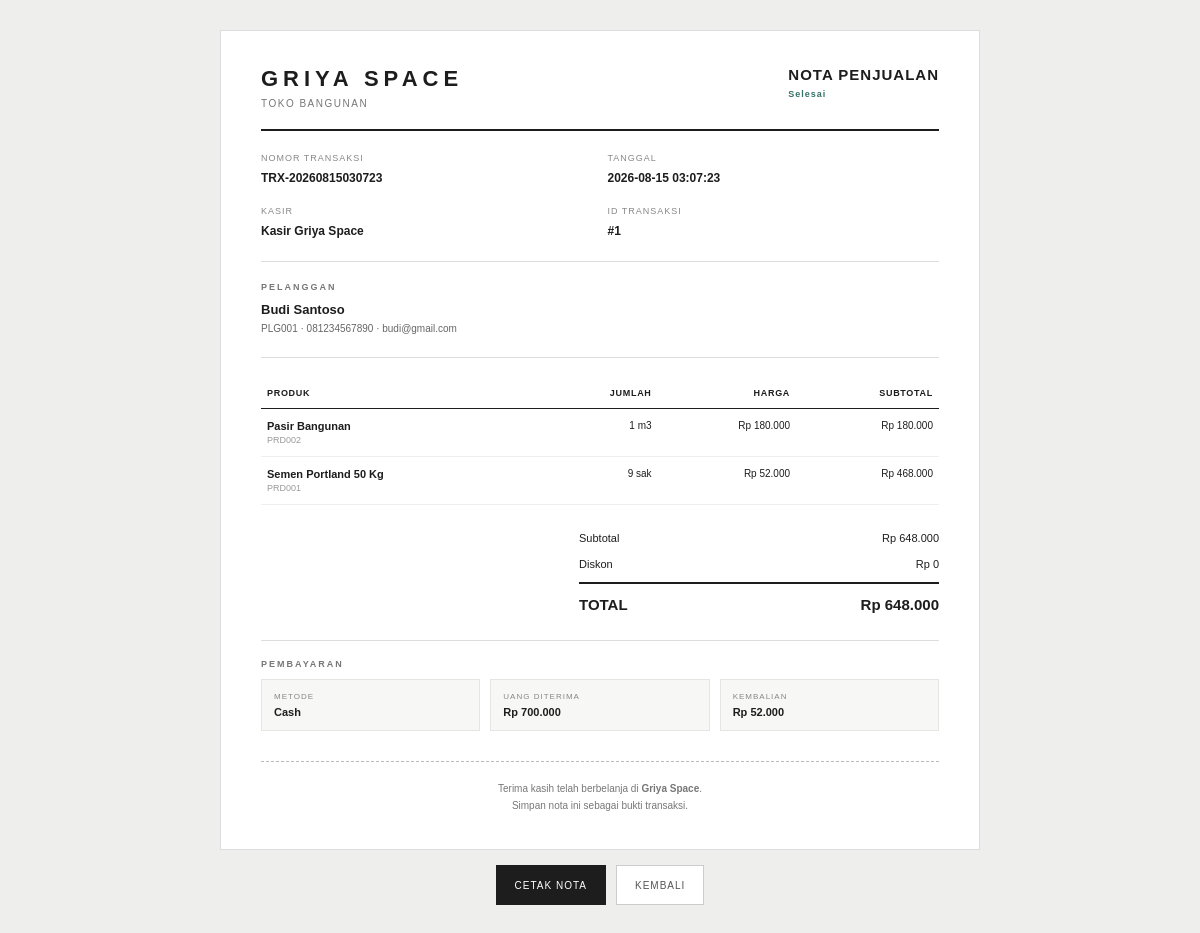
Screenshot of /griya-space/dashboard/kasir/transaksi/nota.php?id=1 (signed in) with the database file from the repository.
### tables this page shows
CREATE TABLE `transaksi` (
  `id_transaksi` int NOT NULL,
  `nomor_transaksi` varchar(30) NOT NULL,
  `id_pelanggan` int DEFAULT NULL,
  `id_user` int NOT NULL,
  `id_promo` int DEFAULT NULL,
  `tanggal_transaksi` datetime DEFAULT CURRENT_TIMESTAMP,
  `subtotal` decimal(15,2) NOT NULL DEFAULT '0.00',
  `diskon` decimal(15,2) NOT NULL DEFAULT '0.00',
  `total_harga` decimal(15,2) NOT NULL DEFAULT '0.00',
  `status` enum('Menunggu','Diproses','Selesai','Dibatalkan') DEFAULT 'Selesai',
  `keterangan` text
);

CREATE TABLE `users` (
  `id_user` int NOT NULL,
  `id_role` int NOT NULL,
  `nama_lengkap` varchar(100) NOT NULL,
  `username` varchar(50) NOT NULL,
  `password` varchar(255) NOT NULL,
  `email` varchar(100) DEFAULT NULL,
  `no_telepon` varchar(20) DEFAULT NULL,
  `alamat` text,
  `status` enum('Aktif','Nonaktif') DEFAULT 'Aktif',
  `created_at` timestamp NULL DEFAULT CURRENT_TIMESTAMP,
  `updated_at` timestamp NULL DEFAULT CURRENT_TIMESTAMP ON UPDATE CURRENT_TIMESTAMP
);

CREATE TABLE `pelanggan` (
  `id_pelanggan` int NOT NULL,
  `id_user` int DEFAULT NULL,
  `kode_pelanggan` varchar(30) NOT NULL,
  `nama_pelanggan` varchar(100) NOT NULL,
  `no_telepon` varchar(20) DEFAULT NULL,
  `email` varchar(100) DEFAULT NULL,
  `alamat` text,
  `created_at` timestamp NULL DEFAULT CURRENT_TIMESTAMP
);

CREATE TABLE `detail_transaksi` (
  `id_detail_transaksi` int NOT NULL,
  `id_transaksi` int NOT NULL,
  `id_produk` int NOT NULL,
  `jumlah` int NOT NULL,
  `harga_satuan` decimal(15,2) NOT NULL,
  `diskon` decimal(15,2) DEFAULT '0.00',
  `subtotal` decimal(15,2) NOT NULL
);

CREATE TABLE `produk` (
  `id_produk` int NOT NULL,
  `kode_produk` varchar(30) NOT NULL,
  `id_kategori` int NOT NULL,
  `id_supplier` int DEFAULT NULL,
  `nama_produk` varchar(150) NOT NULL,
  `satuan` varchar(30) NOT NULL,
  `harga_beli` decimal(15,2) NOT NULL DEFAULT '0.00',
  `harga_jual` decimal(15,2) NOT NULL DEFAULT '0.00',
  `stok` int NOT NULL DEFAULT '0',
  `stok_minimum` int NOT NULL DEFAULT '0',
  `deskripsi` text,
  `foto_produk` varchar(255) DEFAULT NULL,
  `status` enum('Aktif','Nonaktif') DEFAULT 'Aktif',
  `created_at` timestamp NULL DEFAULT CURRENT_TIMESTAMP,
  `updated_at` timestamp NULL DEFAULT CURRENT_TIMESTAMP ON UPDATE CURRENT_TIMESTAMP
);

CREATE TABLE `pembayaran` (
  `id_pembayaran` int NOT NULL,
  `id_transaksi` int NOT NULL,
  `metode_pembayaran` enum('Cash','Transfer','QRIS','Debit','Kredit') NOT NULL,
  `jumlah_bayar` decimal(15,2) NOT NULL,
  `uang_diterima` decimal(15,2) DEFAULT '0.00',
  `kembalian` decimal(15,2) DEFAULT '0.00',
  `status` enum('Belum Lunas','Lunas') DEFAULT 'Lunas',
  `tanggal_pembayaran` datetime DEFAULT CURRENT_TIMESTAMP
);

### griya-space/dashboard/kasir/transaksi/nota.php (the view, shortened to what this page needs)
<?php
require_once "../../../config/database.php";
$id_transaksi = (int) (
    $_GET["id"] ?? 0
);
$sql = "
    SELECT
        t.id_transaksi,
        t.nomor_transaksi,
        t.id_pelanggan,
        t.id_user,
        t.tanggal_transaksi,
        t.subtotal,
        t.diskon,
        t.total_harga,
        t.status,
        pl.kode_pelanggan,
        pl.nama_pelanggan,
        pl.no_telepon,
        pl.email,
        u.nama_lengkap AS nama_kasir
    FROM transaksi t
    INNER JOIN pelanggan pl
        ON t.id_pelanggan = pl.id_pelanggan
    INNER JOIN users u
        ON t.id_user = u.id_user
    WHERE t.id_transaksi = ?
    LIMIT 1
";
$stmt = $conn->prepare($sql);
$stmt->bind_param(
    "i",
    $id_transaksi
);
$stmt->execute();
$result = $stmt->get_result();
$transaksi =
    $result->fetch_assoc();
$sql_detail = "
    SELECT
        dt.id_detail_transaksi,
        dt.id_produk,
        dt.jumlah,
        dt.harga_satuan,
        dt.diskon,
        dt.subtotal,
        p.kode_produk,
        p.nama_produk,
        p.satuan
    FROM detail_transaksi dt
    INNER JOIN produk p
        ON dt.id_produk = p.id_produk
    WHERE dt.id_transaksi = ?
    ORDER BY
        dt.id_detail_transaksi ASC
";
$stmt = $conn->prepare($sql_detail);
$stmt->bind_param(
    "i",
    $id_transaksi
);
$stmt->execute();
$result_detail =
    $stmt->get_result();
$detail_list = [];
while (
    $detail =
    $result_detail->fetch_assoc()
) {
    $detail_list[] =
        $detail;
}
$sql_pembayaran = "
    SELECT
        id_pembayaran,
        metode_pembayaran,
        jumlah_bayar,
        uang_diterima,
        kembalian,
        status,
        tanggal_pembayaran
    FROM pembayaran
    WHERE id_transaksi = ?
    ORDER BY
        id_pembayaran DESC
    LIMIT 1
";
$stmt =
    $conn->prepare(
        $sql_pembayaran
    );
$stmt->bind_param(
    "i",
    $id_transaksi
);
$stmt->execute();
$result_pembayaran =
    $stmt->get_result();
$pembayaran = null;
if (
    $result_pembayaran->num_rows === 1
) {
    $pembayaran =
        $result_pembayaran->fetch_assoc();
}
?>
<!DOCTYPE html>
<html lang="id">
<head>
</head>
<body>
<section class="receipt">
    <div class="top">
        <div>
            <div class="brand">
                GRIYA SPACE
            </div>
            <div class="brand-subtitle">
                TOKO BANGUNAN
            </div>
        </div>
        <div>
            <div class="receipt-title">
                NOTA PENJUALAN
            </div>
            <div class="receipt-status">
                <?= htmlspecialchars(
                    $transaksi["status"]
                ); ?>
            </div>
        </div>
    </div>
    <div class="meta">
        <div class="meta-group">
            <span class="meta-label">
                NOMOR TRANSAKSI
            </span>
            <span class="meta-value">
                <?= htmlspecialchars(
                    $transaksi["nomor_transaksi"]
                ); ?>
            </span>
        </div>
        <div class="meta-group">
            <span class="meta-label">
                TANGGAL
            </span>
            <span class="meta-value">
                <?= htmlspecialchars(
                    $transaksi["tanggal_transaksi"]
                ); ?>
            </span>
        </div>
        <div class="meta-group">
            <span class="meta-label">
                KASIR
            </span>
            <span class="meta-value">
                <?= htmlspecialchars(
                    $transaksi["nama_kasir"]
                ); ?>
            </span>
        </div>
        <div class="meta-group">
            <span class="meta-label">
                ID TRANSAKSI
            </span>
            <span class="meta-value">
                #<?= (int) $transaksi[
                    "id_transaksi"
                ]; ?>
            </span>
        </div>
    </div>
    <section class="customer">
        <div class="section-title">
            PELANGGAN
        </div>
        <div class="customer-name">
            <?= htmlspecialchars(
                $transaksi["nama_pelanggan"]
            ); ?>
        </div>
        <div class="customer-info">
            <?= htmlspecialchars(
                $transaksi["kode_pelanggan"]
            ); ?>
            <?php if (
                !empty(
                    $transaksi["no_telepon"]
                )
            ): ?>
                ·
                <?= htmlspecialchars(
                    $transaksi["no_telepon"]
                ); ?>
            <?php endif; ?>
            <?php if (
                !empty(
                    $transaksi["email"]
                )
            ): ?>
                ·
                <?= htmlspecialchars(
                    $transaksi["email"]
                ); ?>
            <?php endif; ?>
        </div>
    </section>
    <table>
        <thead>
            <tr>
                <th>
                    PRODUK
                </th>
                <th class="text-right">
                    JUMLAH
                </th>
                <th class="text-right">
                    HARGA
                </th>
                <th class="text-right">
                    SUBTOTAL
                </th>
            </tr>
        </thead>
        <tbody>
            <?php foreach (
                $detail_list
                as $detail
            ): ?>
                <tr>
                    <td>
                        <div class="product-name">
                            <?= htmlspecialchars(
                                $detail[
                                    "nama_produk"
                                ]
                            ); ?>
                        </div>
                        <div class="product-code">
                            <?= htmlspecialchars(
                                $detail[
                                    "kode_produk"
                                ]
                            ); ?>
                        </div>
                    </td>
                    <td class="text-right">
                        <?= (int) $detail[
                            "jumlah"
                        ]; ?>
                        <?= htmlspecialchars(
                            $detail["satuan"]
                        ); ?>
                    </td>
                    <td class="text-right">
                        Rp <?= number_format(
                            $detail[
                                "harga_satuan"
                            ],
                            0,
                            ",",
                            "."
                        ); ?>
                    </td>
                    <td class="text-right">
                        Rp <?= number_format(
                            $detail[
                                "subtotal"
                            ],
                            0,
                            ",",
                            "."
                        ); ?>
                    </td>
                </tr>
            <?php endforeach; ?>
        </tbody>
    </table>
    <div class="summary">
        <div class="summary-row">
            <span>
                Subtotal
            </span>
            <span>
                Rp <?= number_format(
                    $transaksi["subtotal"],
                    0,
                    ",",
                    "."
                ); ?>
            </span>
        </div>
        <div class="summary-row">
            <span>
                Diskon
            </span>
            <span>
                Rp <?= number_format(
                    $transaksi["diskon"],
                    0,
                    ",",
                    "."
                ); ?>
            </span>
        </div>
        <div class="summary-row total">
            <span>
                TOTAL
            </span>
            <span>
                Rp <?= number_format(
                    $transaksi["total_harga"],
                    0,
                    ",",
                    "."
                ); ?>
            </span>
        </div>
    </div>
    <section class="payment">
        <div class="section-title">
            PEMBAYARAN
        </div>
        <?php if (
            $pembayaran !== null
        ): ?>
            <div class="payment-grid">
                <div class="payment-box">
                    <span class="payment-box-label">
                        METODE
                    </span>
                    <span class="payment-box-value">
                        <?= htmlspecialchars(
                            $pembayaran[
                                "metode_pembayaran"
                            ]
                        ); ?>
                    </span>
                </div>
                <div class="payment-box">
                    <span class="payment-box-label">
                        UANG DITERIMA
                    </span>
                    <span class="payment-box-value">
                        Rp <?= number_format(
                            $pembayaran[
                                "uang_diterima"
                            ],
                            0,
                            ",",
                            "."
                        ); ?>
                    </span>
                </div>
                <div class="payment-box">
                    <span class="payment-box-label">
                        KEMBALIAN
                    </span>
                    <span class="payment-box-value">
                        Rp <?= number_format(
                            $pembayaran[
                                "kembalian"
                            ],
                            0,
                            ",",
                            "."
                        ); ?>
                    </span>
                </div>
            </div>
        <?php endif; ?>
    </section>
    <div class="footer">
        Terima kasih telah berbelanja di
        <strong>Griya Space</strong>.
        <br>
        Simpan nota ini sebagai bukti transaksi.
    </div>
</section>
<div class="actions">
    <button
        type="button"
        class="button button-primary"
        onclick="window.print();"
    >
        CETAK NOTA
    </button>
    <a
        href="index.php"
        class="button button-secondary"
    >
        KEMBALI
    </a>
</div>
</body>
</html>

### griya-space/dashboard/kasir/transaksi/nota.php (style rules this page uses)
* { box-sizing: border-box; margin: 0; padding: 0; }
body { font-family: Arial, Helvetica, sans-serif; background: #eeeeec; color: #1d1d1d; padding: 30px; }
.receipt { width: 100%; max-width: 760px; margin: 0 auto; background: white; padding: 35px 40px; border: 1px solid #ddd; }
.top { display: flex; justify-content: space-between; align-items: flex-start; gap: 20px; padding-bottom: 20px; border-bottom: 2px solid #1d1d1d; }
.brand { font-size: 22px; font-weight: 600; letter-spacing: 5px; }
.brand-subtitle { margin-top: 6px; color: #777; font-size: 10px; letter-spacing: 1.5px; }
.receipt-title { text-align: right; font-size: 15px; font-weight: 700; letter-spacing: 1px; }
.receipt-status { margin-top: 6px; color: #347166; font-size: 9px; font-weight: 700; letter-spacing: 1px; }
.meta { display: grid; grid-template-columns: 1fr 1fr; gap: 15px; padding: 20px 0; border-bottom: 1px solid #ddd; }
.meta-group { line-height: 1.6; }
.meta-label { display: block; color: #888; font-size: 9px; letter-spacing: 1px; }
.meta-value { display: block; margin-top: 4px; font-size: 12px; font-weight: 600; }
.customer { margin-top: 20px; padding-bottom: 20px; border-bottom: 1px solid #ddd; }
.section-title { margin-bottom: 10px; font-size: 9px; color: #777; letter-spacing: 2px; font-weight: 600; }
.customer-name { font-size: 13px; font-weight: 600; }
.customer-info { margin-top: 4px; color: #666; font-size: 10px; line-height: 1.6; }
table { width: 100%; border-collapse: collapse; margin-top: 20px; }
th { padding: 10px 6px; border-bottom: 1px solid #1d1d1d; text-align: left; font-size: 9px; letter-spacing: .7px; }
td { padding: 11px 6px; border-bottom: 1px solid #eeeeee; font-size: 10px; vertical-align: top; }
.text-right { text-align: right; }
.product-name { font-weight: 600; font-size: 11px; }
.product-code { margin-top: 3px; color: #999; font-size: 9px; }
.summary { width: 360px; max-width: 100%; margin: 20px 0 0 auto; }
.summary-row { display: flex; justify-content: space-between; gap: 15px; padding: 7px 0; font-size: 11px; }
.summary-row.total { padding-top: 12px; margin-top: 5px; border-top: 2px solid #1d1d1d; font-size: 15px; font-weight: 700; }
.payment { margin-top: 20px; padding-top: 18px; border-top: 1px solid #ddd; }
.payment-grid { display: grid; grid-template-columns: repeat(3, 1fr); gap: 10px; }
.payment-box { padding: 12px; background: #f7f7f5; border: 1px solid #e5e5e1; }
.payment-box-label { display: block; color: #888; font-size: 8px; letter-spacing: 1px; }
.payment-box-value { display: block; margin-top: 5px; font-size: 11px; font-weight: 700; }
.footer { margin-top: 30px; padding-top: 18px; border-top: 1px dashed #bbb; text-align: center; color: #777; font-size: 10px; line-height: 1.7; }
.actions { max-width: 760px; margin: 15px auto 0; display: flex; justify-content: center; gap: 10px; }
.button { min-height: 40px; padding: 0 18px; display: inline-flex; align-items: center; justify-content: center; text-decoration: none; border: 1px solid #ccc; font-size: 10px; letter-spacing: 1px; cursor: pointer; }
.button-primary { background: #1d1d1d; color: white; border-color: #1d1d1d; }
.button-secondary { background: white; color: #555; }

### rows the page displays
transaksi: status "Selesai", nomor_transaksi "TRX-20260815030723", tanggal_transaksi "2026-08-15 03:07:23", id_user.nama_lengkap "Kasir Griya Space", id_transaksi "1", id_pelanggan.nama_pelanggan "Budi Santoso", id_pelanggan.kode_pelanggan "PLG001", id_pelanggan.no_telepon "081234567890", id_pelanggan.email "budi@gmail.com", subtotal "648.000", diskon "0", total_harga "648.000"
detail_transaksi: id_produk.nama_produk "Pasir Bangunan", id_produk.kode_produk "PRD002", jumlah "1", id_produk.satuan "m3", harga_satuan "180.000", subtotal "180.000"
detail_transaksi: id_produk.nama_produk "Semen Portland 50 Kg", id_produk.kode_produk "PRD001", jumlah "9", id_produk.satuan "sak", harga_satuan "52.000", subtotal "468.000"
pembayaran: metode_pembayaran "Cash", uang_diterima "700.000", kembalian "52.000"
